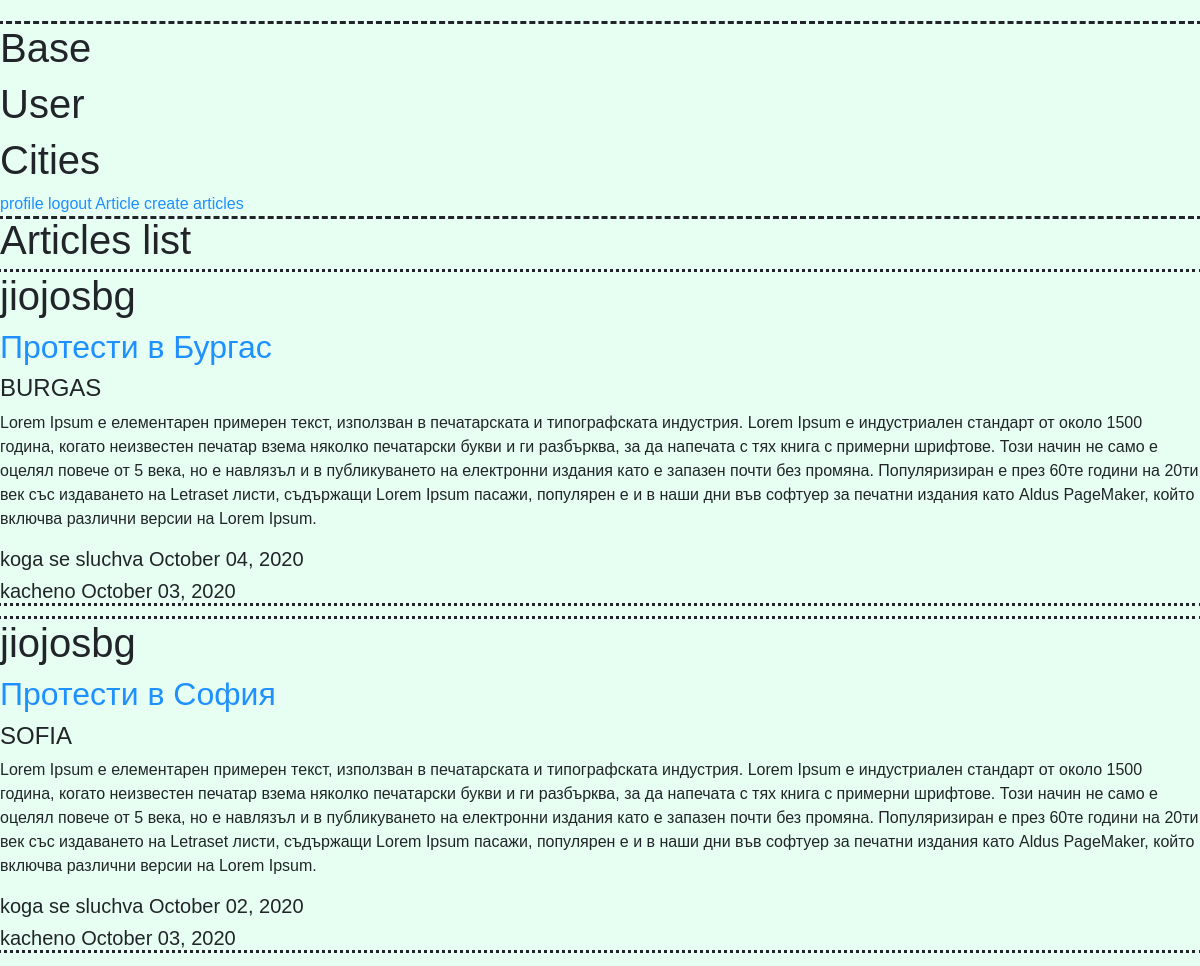
Screenshot of /articles/ (signed in) with the database file from the repository.
### articles/models.py (models this page shows, shortened)
class Article(models.Model):
    title = models.CharField(max_length=100)
    content = models.TextField()
    date_posted = models.DateTimeField(default=timezone.now)
    date_of_action = models.DateTimeField(default=timezone.now)
    cities = [
    ('SOFIA', 'Sofia'),
    ('BURGAS', 'Burgas'),
    ('PLOVDIV', 'Plovdiv'),
    ('VARNA', 'Varna'),
    ('RUSE', 'Ruse'),
    ]
    city = models.CharField(
        max_length=10,
        choices=cities,
        default='SOFIA',
    )
    author = models.ForeignKey(User, on_delete=models.CASCADE)

### articles/views.py (the view)
# urls.py: path('', views.ArticleListView.as_view(), name='article-list'),
class ArticleListView(ListView):
    model=Article
    template_name="articles/article_list.html"
    context_object_name='articles'
    ordering = ['-date_posted']

### articles/templates/articles/article_list.html (shortened to what this page needs)
{% extends "pages/base.html" %}
{% block content %}
    <h1>Articles list</h1>
    {% for article in articles %}
      <div style="outline-style: dotted">
        <h1>{{ article.author }}</h1>
        <a href="{% url 'article-detail' article.id %}"><h2>{{ article.title }}</h2></a>
        <h4>{{ article.city }}</h4>
        <p>{{ article.content }}</p>
        <h5>koga se sluchva {{ article.date_of_action|date:"F d, Y" }}</h5>
        <h5>kacheno {{ article.date_posted|date:"F d, Y" }}</h5>
      </div>
    {% endfor %}
{% endblock content %}

### pages/static/pages/main.css (style rules this page uses)
body { font-family: Arial, Helvetica, sans-serif; background-color: #e6fff2; }
* { box-sizing: border-box; }
a { color: dodgerblue; }

### rows the page displays
Article: author "jiojosbg", title "Протести в Бургас", city "BURGAS", content "Lorem Ipsum е елементарен примерен текст, използван в печатарската и типографската индустрия. Lorem Ipsum е индустриален стандарт от около 1500 година, когато неизвестен печатар взема няколко печатарски букви и ги разбърква, за да напечата с тях книга с примерни шрифтове. Този начин не само е оцелял повече от 5 века, но е навлязъл и в публикуването на електронни издания като е запазен почти без промяна. Популяризиран е през 60те години на 20ти век със издаването на Letraset листи, съдържащи Lorem Ipsum пасажи, популярен е и в наши дни във софтуер за печатни издания като Aldus PageMaker, който включва различни версии на Lorem Ipsum.", date_of_action "October 04, 2020", date_posted "October 03, 2020"
Article: author "jiojosbg", title "Протести в София", city "SOFIA", content "Lorem Ipsum е елементарен примерен текст, използван в печатарската и типографската индустрия. Lorem Ipsum е индустриален стандарт от около 1500 година, когато неизвестен печатар взема няколко печатарски букви и ги разбърква, за да напечата с тях книга с примерни шрифтове. Този начин не само е оцелял повече от 5 века, но е навлязъл и в публикуването на електронни издания като е запазен почти без промяна. Популяризиран е през 60те години на 20ти век със издаването на Letraset листи, съдържащи Lorem Ipsum пасажи, популярен е и в наши дни във софтуер за печатни издания като Aldus PageMaker, който включва различни версии на Lorem Ipsum.", date_of_action "October 02, 2020", date_posted "October 03, 2020"
